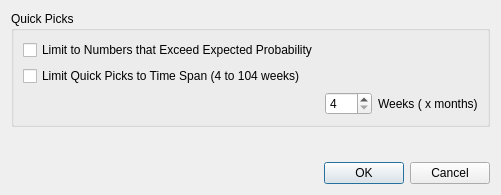
<?xml version="1.0" encoding="UTF-8"?>
<ui version="4.0">
 <class>PreferencesDialog</class>
 <widget class="QDialog" name="PreferencesDialog">
  <property name="windowModality">
   <enum>Qt::ApplicationModal</enum>
  </property>
  <property name="geometry">
   <rect>
    <x>0</x>
    <y>0</y>
    <width>501</width>
    <height>195</height>
   </rect>
  </property>
  <property name="acceptDrops">
   <bool>false</bool>
  </property>
  <property name="windowTitle">
   <string>Preferences</string>
  </property>
  <property name="modal">
   <bool>true</bool>
  </property>
  <layout class="QVBoxLayout" name="verticalLayout_3">
   <item>
    <widget class="QGroupBox" name="groupBox">
     <property name="title">
      <string>Quick Picks</string>
     </property>
     <layout class="QVBoxLayout" name="verticalLayout_2">
      <item>
       <widget class="QCheckBox" name="_limitToAboveExpected">
        <property name="text">
         <string>Limit to Numbers that Exceed Expected Probability</string>
        </property>
       </widget>
      </item>
      <item>
       <layout class="QVBoxLayout" name="verticalLayout">
        <item>
         <widget class="QCheckBox" name="_limitToTimeSpan">
          <property name="text">
           <string>Limit Quick Picks to Time Span (4 to 104 weeks)</string>
          </property>
         </widget>
        </item>
        <item>
         <layout class="QHBoxLayout" name="horizontalLayout">
          <item>
           <spacer name="horizontalSpacer">
            <property name="orientation">
             <enum>Qt::Horizontal</enum>
            </property>
            <property name="sizeHint" stdset="0">
             <size>
              <width>40</width>
              <height>20</height>
             </size>
            </property>
           </spacer>
          </item>
          <item>
           <widget class="QSpinBox" name="_weekSpanSpinBox">
            <property name="minimum">
             <number>4</number>
            </property>
            <property name="maximum">
             <number>104</number>
            </property>
           </widget>
          </item>
          <item>
           <widget class="QLabel" name="label">
            <property name="text">
             <string>Weeks ( x months)</string>
            </property>
           </widget>
          </item>
         </layout>
        </item>
       </layout>
      </item>
     </layout>
    </widget>
   </item>
   <item>
    <spacer name="verticalSpacer">
     <property name="orientation">
      <enum>Qt::Vertical</enum>
     </property>
     <property name="sizeHint" stdset="0">
      <size>
       <width>20</width>
       <height>0</height>
      </size>
     </property>
    </spacer>
   </item>
   <item>
    <widget class="QDialogButtonBox" name="buttonBox">
     <property name="orientation">
      <enum>Qt::Horizontal</enum>
     </property>
     <property name="standardButtons">
      <set>QDialogButtonBox::Cancel|QDialogButtonBox::Ok</set>
     </property>
    </widget>
   </item>
  </layout>
 </widget>
 <resources/>
 <connections>
  <connection>
   <sender>buttonBox</sender>
   <signal>accepted()</signal>
   <receiver>PreferencesDialog</receiver>
   <slot>accept()</slot>
   <hints>
    <hint type="sourcelabel">
     <x>248</x>
     <y>254</y>
    </hint>
    <hint type="destinationlabel">
     <x>157</x>
     <y>274</y>
    </hint>
   </hints>
  </connection>
  <connection>
   <sender>buttonBox</sender>
   <signal>rejected()</signal>
   <receiver>PreferencesDialog</receiver>
   <slot>reject()</slot>
   <hints>
    <hint type="sourcelabel">
     <x>316</x>
     <y>260</y>
    </hint>
    <hint type="destinationlabel">
     <x>286</x>
     <y>274</y>
    </hint>
   </hints>
  </connection>
 </connections>
</ui>
